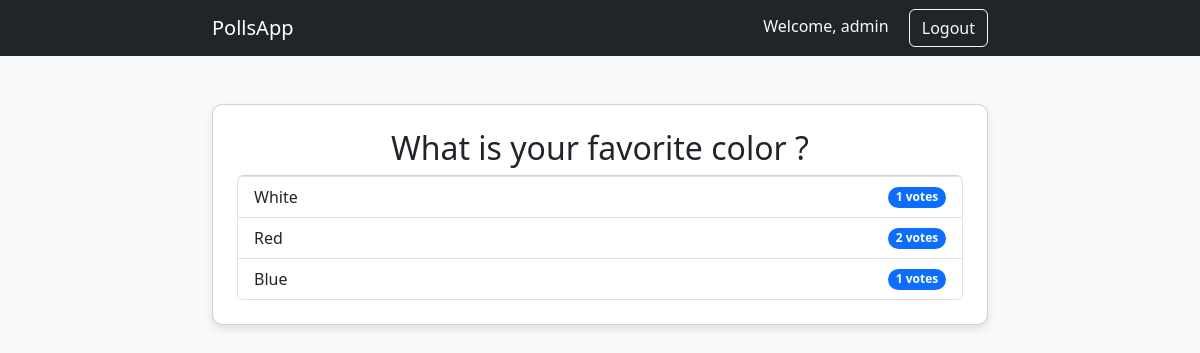
Screenshot of /polls/2/results/ (signed in) with the database file from the repository.
### polls/models.py (models this page shows, shortened)
class Question(models.Model):
    question_text = models.CharField(max_length = 200)
    pub_date = models.DateTimeField("date published")

class Choice(models.Model):
    question = models.ForeignKey(Question, on_delete=models.CASCADE)
    choice_text = models.CharField(max_length= 200)
    votes = models.IntegerField(default= 0)

### polls/views.py (the view)
# urls.py: path("<int:pk>/results/", views.ResultsView.as_view(), name="results"),
class ResultsView(LoginRequiredMixin, generic.DeleteView):
    model = Question
    template_name = "polls/results.html"
    login_url = "/accounts/login/"

### polls/templates/polls/results.html (shortened to what this page needs)
{% extends "polls/base.html" %}
{% block content %}
    {% if user.is_authenticated %}
        <div class="card poll-card p-4">
            <h2 class="text-center">{{ question.question_text }}</h2>
            <ul class="list-group">
                {% for choice in question.choice_set.all %}
                    <li class="list-group-item d-flex justify-content-between align-items-center">
                        {{ choice.choice_text }}
                        <span class="badge bg-primary rounded-pill">{{ choice.votes }} votes</span>
                    </li>
                {% endfor %}
            </ul>
        </div>
    {% else %}
        <p class="alert alert-warning text-center">You need to <a href="{% url 'login' %}?next={{ request.path }}">log in</a> to see poll results.</p>
    {% endif %}
{% endblock %}

### polls/templates/polls/base.html (shortened to what this page needs)
<!DOCTYPE html>
<html lang="en">
<head>
    <link href="https://cdn.jsdelivr.net/npm/bootstrap@5.3.2/dist/css/bootstrap.min.css" rel="stylesheet">
</head>
<body>
    <nav class="navbar navbar-expand-lg navbar-dark bg-dark">
        <div class="container">
            <a class="navbar-brand" href="{% url 'polls:index' %}">PollsApp</a>
            <div class="ms-auto">
                {% if user.is_authenticated %}
                    <span class="text-light me-3">Welcome, {{ user.username }}</span>
                    <form method="post" action="{% url 'logout' %}" class="d-inline">
                        <button type="submit" class="btn btn-outline-light">Logout</button>
                    </form>
                {% else %}
                    <a href="{% url 'polls:register' %}" class="btn btn-outline-light">Register</a>
                    <a href="{% url 'login' %}" class="btn btn-outline-light">Login</a>
                {% endif %}
            </div>
        </div>
    </nav>
    <div class="container mt-5">
        {% block content %}{% endblock %}
    </div>
</body>
</html>

### polls/templates/polls/base.html (style rules this page uses)
body { background-color: #f8f9fa; }
.container { max-width: 800px; }
.poll-card { border-radius: 10px; box-shadow: 0 4px 8px rgba(0, 0, 0, 0.1); }

### rows the page displays
Question: question_text "What is your favorite color ?"
Choice: choice_text "White", votes "1"
Choice: choice_text "Red", votes "2"
Choice: choice_text "Blue", votes "1"

### other values shown
{{ user.username }} "admin"
